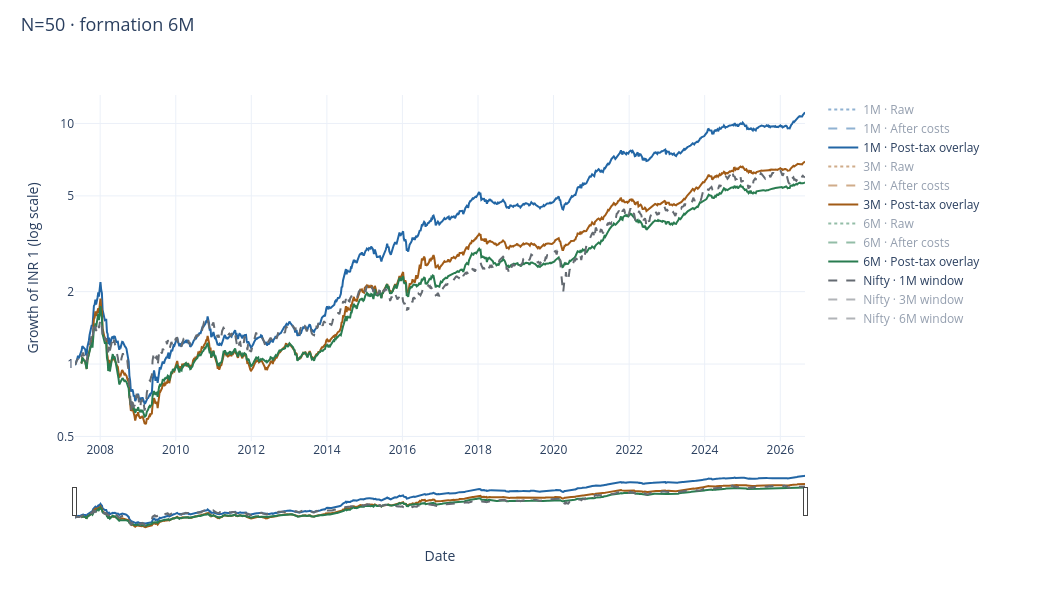

The code cell stored with this chart in its notebook:
### Markdown cell above
### N=50

### Code cell
research.equity(50)

### Figure 1 — Plotly figure (JSON) as saved in the notebook; plotly's stock layout.template omitted (floating-point values rounded to 4 significant figures; data arrays with more than 128 entries replaced by an {"elided": "..."} marker saying what was removed)
{"data": [{"line": {"color": "#2266a5", "dash": "dot", "width": 2}, "name": "1M · Raw", "type": "scatter", "visible": "legendonly", "x": {"elided": "1010 str values"}, "y": {"elided": "1010 float values"}}, {"line": {"color": "#2266a5", "dash": "dash", "width": 2}, "name": "1M · After costs", "type": "scatter", "visible": "legendonly", "x": {"elided": "1010 str values"}, "y": {"elided": "1010 float values"}}, {"line": {"color": "#2266a5", "dash": "solid", "width": 2}, "name": "1M · Post-tax overlay", "type": "scatter", "visible": true, "x": {"elided": "1010 str values"}, "y": {"elided": "1010 float values"}}, {"line": {"color": "#a15b16", "dash": "dot", "width": 2}, "name": "3M · Raw", "type": "scatter", "visible": "legendonly", "x": {"elided": "1001 str values"}, "y": {"elided": "1001 float values"}}, {"line": {"color": "#a15b16", "dash": "dash", "width": 2}, "name": "3M · After costs", "type": "scatter", "visible": "legendonly", "x": {"elided": "1001 str values"}, "y": {"elided": "1001 float values"}}, {"line": {"color": "#a15b16", "dash": "solid", "width": 2}, "name": "3M · Post-tax overlay", "type": "scatter", "visible": true, "x": {"elided": "1001 str values"}, "y": {"elided": "1001 float values"}}, {"line": {"color": "#297c50", "dash": "dot", "width": 2}, "name": "6M · Raw", "type": "scatter", "visible": "legendonly", "x": {"elided": "1001 str values"}, "y": {"elided": "1001 float values"}}, {"line": {"color": "#297c50", "dash": "dash", "width": 2}, "name": "6M · After costs", "type": "scatter", "visible": "legendonly", "x": {"elided": "1001 str values"}, "y": {"elided": "1001 float values"}}, {"line": {"color": "#297c50", "dash": "solid", "width": 2}, "name": "6M · Post-tax overlay", "type": "scatter", "visible": true, "x": {"elided": "1001 str values"}, "y": {"elided": "1001 float values"}}, {"line": {"color": "#656b72", "dash": "dash"}, "name": "Nifty · 1M window", "type": "scatter", "visible": true, "x": {"elided": "1010 str values"}, "y": {"elided": "1010 float values"}}, {"line": {"color": "#656b72", "dash": "dash"}, "name": "Nifty · 3M window", "type": "scatter", "visible": "legendonly", "x": {"elided": "1001 str values"}, "y": {"elided": "1001 float values"}}, {"line": {"color": "#656b72", "dash": "dash"}, "name": "Nifty · 6M window", "type": "scatter", "visible": "legendonly", "x": {"elided": "1001 str values"}, "y": {"elided": "1001 float values"}}], "layout": {"height": 610, "hovermode": "x unified", "legend": {"font": {"size": 12}, "itemclick": "toggle", "itemdoubleclick": "toggleothers", "x": 1.025, "y": 1}, "margin": {"b": 80, "l": 75, "r": 235, "t": 95}, "title": {"font": {"size": 18}, "text": "N=50 · formation 6M", "x": 0.02, "y": 0.97}, "width": 1040, "xaxis": {"rangeslider": {"thickness": 0.13, "visible": true}, "title": {"text": "Date"}}, "yaxis": {"tickmode": "array", "ticktext": ["0.001", "0.002", "0.005", "0.01", "0.02", "0.05", "0.1", "0.2", "0.5", "1", "2", "5", "10", "20", "50", "100", "200", "500", "1000", "2000", "5000", "10000", "20000", "50000", "100000", "200000", "500000", "1e+06", "2e+06", "5e+06", "1e+07", "2e+07", "5e+07", "1e+08", "2e+08", "5e+08"], "tickvals": [0.001, 0.002, 0.005, 0.01, 0.02, 0.05, 0.1, 0.2, 0.5, 1.0, 2.0, 5.0, 10.0, 20.0, 50.0, 100.0, 200.0, 500.0, 1000.0, 2000.0, 5000.0, 10000.0, 20000.0, 50000.0, 100000.0, 200000.0, 500000.0, 1000000.0, 2000000.0, 5000000.0, 10000000.0, 20000000.0, 50000000.0, 100000000.0, 200000000.0, 500000000.0], "title": {"text": "Growth of INR 1 (log scale)"}, "type": "log"}}}
